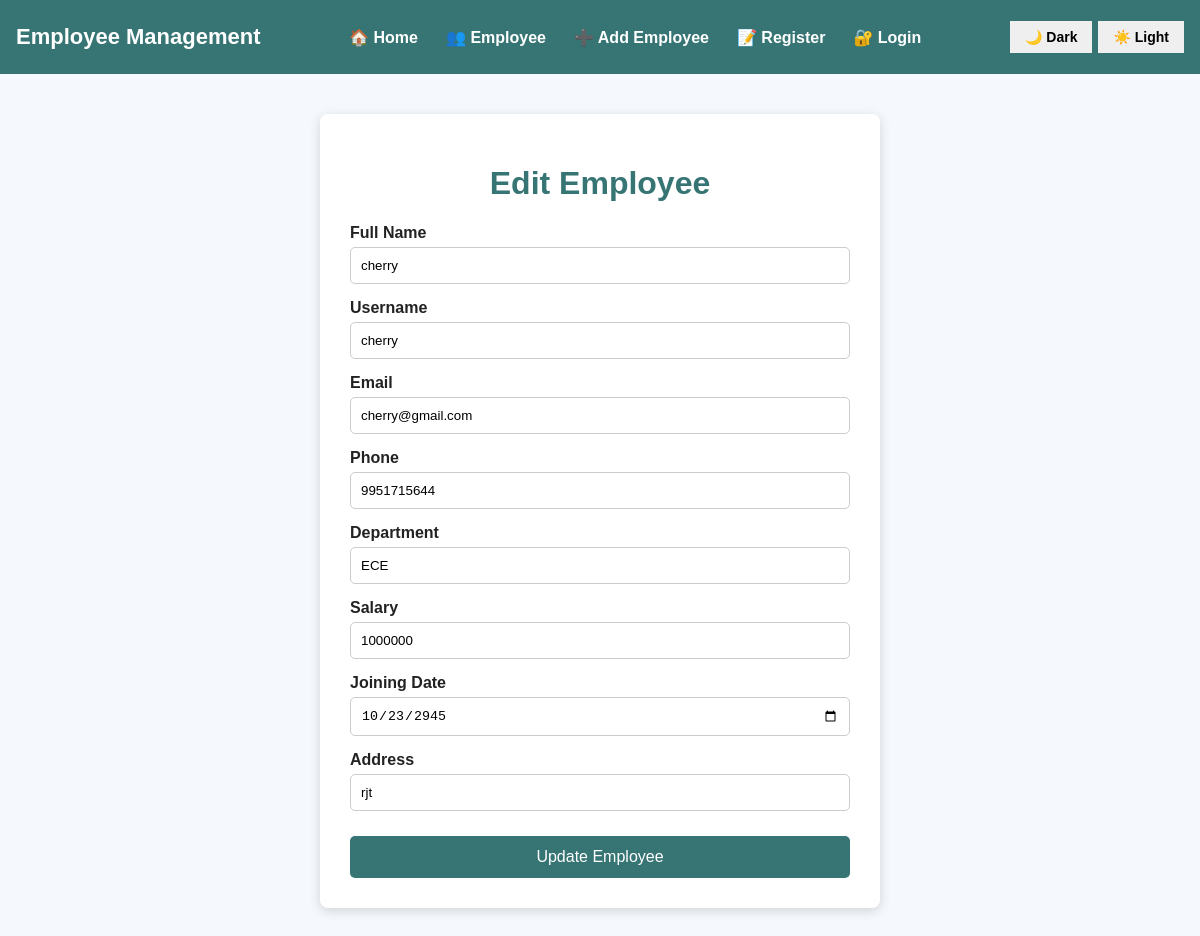
Page /edit_employee/18 on the committed database.
### tables this page shows
CREATE TABLE employees (
            id INTEGER PRIMARY KEY AUTOINCREMENT,
            fullname TEXT NOT NULL,
            username TEXT UNIQUE,
            password TEXT,
            email TEXT,
            phone TEXT,
            department TEXT,
            salary TEXT,
            joining_date TEXT,
            address TEXT
        );

### server.py (the view, shortened to what this page needs)
@app.route("/edit_employee/<int:id>", methods=["GET", "POST"])
def edit_employee(id):
    conn = get_db()
    cursor = conn.cursor()
    if request.method == "GET":
        cursor.execute("""
            SELECT *
            FROM employees
            WHERE id = ?
        """, (id,))
        employee = cursor.fetchone()
        conn.close()
        if employee:
            return render_template(
                "edit_employee.html",
                employee=employee
            )
        return "Employee not found"

### server.py (called while the page is built)
def get_db():
    conn = sqlite3.connect(DATABASE)
    conn.row_factory = sqlite3.Row
    return conn

### templates/edit_employee.html (shortened to what this page needs)
<!DOCTYPE html>
<html>
<head>
</head>
<body>
    {% include "navbar.html" %}
    <div class="container">
        <h1>Edit Employee</h1>
        <form method="POST">
            <label>Full Name</label>
            <input
                type="text"
                name="fullname"
                value="{{ employee['fullname'] }}"
                required
            >
            <label>Username</label>
            <input
                type="text"
                name="username"
                value="{{ employee['username'] or '' }}"
            >
            <label>Email</label>
            <input
                type="email"
                name="email"
                value="{{ employee['email'] or '' }}"
            >
            <label>Phone</label>
            <input
                type="text"
                name="phone"
                value="{{ employee['phone'] or '' }}"
            >
            <label>Department</label>
            <input
                type="text"
                name="department"
                value="{{ employee['department'] or '' }}"
            >
            <label>Salary</label>
            <input
                type="text"
                name="salary"
                value="{{ employee['salary'] or '' }}"
            >
            <label>Joining Date</label>
            <input
                type="date"
                name="joining_date"
                value="{{ employee['joining_date'] or '' }}"
            >
            <label>Address</label>
            <input
                type="text"
                name="address"
                value="{{ employee['address'] or '' }}"
            >
            <button
                type="submit"
                class="update-btn">
                Update Employee
            </button>
        </form>
    </div>
</body>
</html>

### templates/edit_employee.html (style rules this page uses)
body { margin: 0; font-family: Arial; background: #f4f7f8; }
.container { width: 500px; margin: 40px auto; background: white; padding: 30px; border-radius: 8px; box-shadow: 0 3px 12px rgba(0,0,0,0.15); }
h1 { text-align: center; color: rgb(55, 116, 116); }
label { display: block; margin-top: 15px; font-weight: bold; }
input { width: 100%; padding: 10px; margin-top: 5px; border: 1px solid #ccc; border-radius: 5px; box-sizing: border-box; }
.update-btn { width: 100%; margin-top: 25px; padding: 12px; background: rgb(55, 116, 116); color: white; border: none; border-radius: 5px; font-size: 16px; cursor: pointer; }
body { background-color: #f5f8fc; color: #222; transition: background-color 0.3s ease, color 0.3s ease; }

### rows in the picture
employees: fullname "cherry", username "cherry", email "cherry@gmail.com", phone "9951715644", department "ECE", salary "1000000", joining_date "10/23/2945", address "rjt"
